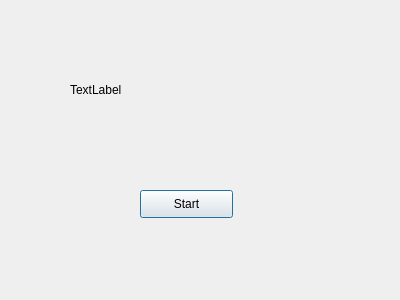
<?xml version="1.0" encoding="UTF-8"?>
<ui version="4.0">
 <class>Dialog</class>
 <widget class="QDialog" name="Dialog">
  <property name="geometry">
   <rect>
    <x>0</x>
    <y>0</y>
    <width>400</width>
    <height>300</height>
   </rect>
  </property>
  <property name="windowTitle">
   <string>Dialog</string>
  </property>
  <widget class="QPushButton" name="pushButton">
   <property name="geometry">
    <rect>
     <x>140</x>
     <y>190</y>
     <width>93</width>
     <height>28</height>
    </rect>
   </property>
   <property name="text">
    <string>Start</string>
   </property>
  </widget>
  <widget class="QLabel" name="label">
   <property name="geometry">
    <rect>
     <x>70</x>
     <y>80</y>
     <width>261</width>
     <height>20</height>
    </rect>
   </property>
   <property name="text">
    <string>TextLabel</string>
   </property>
  </widget>
 </widget>
 <resources/>
 <connections/>
</ui>
